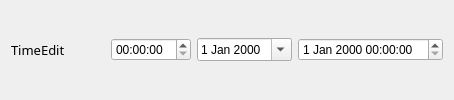
                <widget class="QWidget" name="widget_12" native="true">
                 <property name="minimumSize">
                  <size>
                   <width>0</width>
                   <height>0</height>
                  </size>
                 </property>
                 <layout class="QGridLayout" name="gridLayout_18">
                  <item row="0" column="3">
                   <widget class="QDateEdit" name="dateEdit">
                    <property name="minimumSize">
                     <size>
                      <width>0</width>
                      <height>0</height>
                     </size>
                    </property>
                    <property name="calendarPopup">
                     <bool>true</bool>
                    </property>
                   </widget>
                  </item>
                  <item row="0" column="0">
                   <widget class="QLabel" name="label_11">
                    <property name="font">
                     <font>
                      <family>微软雅黑</family>
                      <pointsize>10</pointsize>
                      <bold>false</bold>
                     </font>
                    </property>
                    <property name="text">
                     <string>TimeEdit</string>
                    </property>
                   </widget>
                  </item>
                  <item row="0" column="2">
                   <widget class="QTimeEdit" name="timeEdit">
                    <property name="minimumSize">
                     <size>
                      <width>80</width>
                      <height>0</height>
                     </size>
                    </property>
                   </widget>
                  </item>
                  <item row="0" column="4">
                   <widget class="QDateTimeEdit" name="dateTimeEdit">
                    <property name="minimumSize">
                     <size>
                      <width>0</width>
                      <height>0</height>
                     </size>
                    </property>
                   </widget>
                  </item>
                  <item row="0" column="1">
                   <spacer name="horizontalSpacer_7">
                    <property name="orientation">
                     <enum>Qt::Horizontal</enum>
                    </property>
                    <property name="sizeHint" stdset="0">
                     <size>
                      <width>40</width>
                      <height>20</height>
                     </size>
                    </property>
                   </spacer>
                  </item>
                 </layout>
                </widget>
